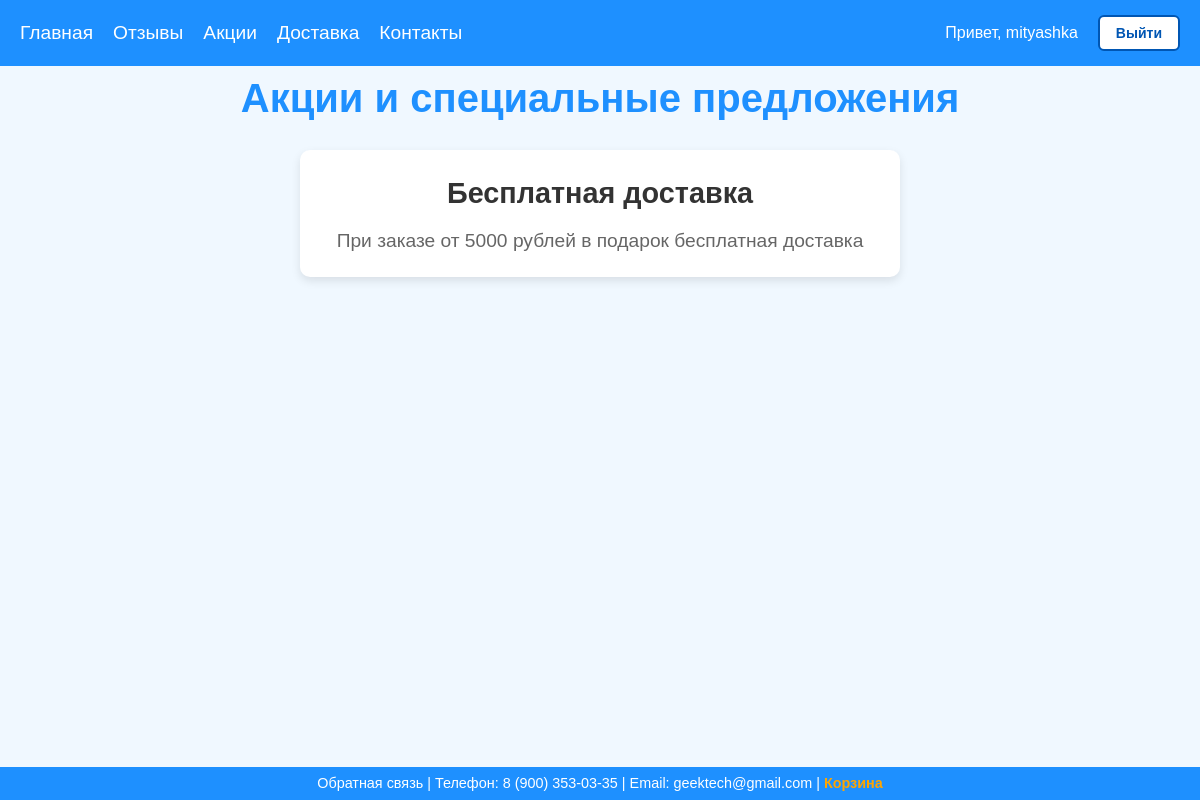
Page /geektech/promotions/ (signed in) on the committed database.
### shopapp/models.py (models this page shows)
class Promotion(models.Model):
    title = models.CharField(max_length=150)
    text = models.TextField(max_length=2000)

### shopapp/views.py (the view)
# urls.py: path('promotions/', PromotionsView.as_view(), name='promotions'),
class PromotionsView(View):
    def get(self, request: HttpRequest):
        promotions = Promotion.objects.all()
        return render(request, 'promotions.html', {'promotions':promotions})

### shopapp/templates/promotions.html (shortened to what this page needs)
{% extends 'base.html' %}
{% block additional_styles %}
    {% load static %}
    <link rel="stylesheet" href="{% static 'css/base.css' %}">
    <link rel="stylesheet" href="{% static 'css/promotions.css' %}">
{% endblock %}
{% block main %}
        <h1>Акции и специальные предложения</h1>
        {% for promotion in promotions %}
        <div class="promotion-item">
            <h2>{{ promotion.title }}</h2>
            <p>{{ promotion.text }}</p>
            {% endfor %}
        </div>
{% endblock %}

### shopapp/templates/base.html (shortened to what this page needs)
<!DOCTYPE html>
<html lang="ru">
<head>
    {% load static %}
    <link rel="stylesheet" href="{% static 'css/base.css' %}">
    {% block additional_styles %}
    {% endblock %}
</head>
<body>
    <header>
        <div class="menu">
            <a href="{% url 'shopapp:index' %}">Главная</a>
            <a href="{% url 'shopapp:reviews' %}">Отзывы</a>
            <a href="{% url 'shopapp:promotions' %}">Акции</a>
            <a href="{% url 'shopapp:delivery' %}">Доставка</a>
            <a href="{% url 'shopapp:contacts' %}">Контакты</a>
        </div>
        <div class="log-reg-menu">
            {% if user.is_authenticated %}
                <a href="{% url 'users:profile' %}"><span>Привет, {{ user.username }}</span></a>
                <div>
                    <form action="{% url 'logout' %}" method="post">
                        <button type="submit" class="btn-logout">Выйти</button>
                    </form>
                </div>
            {% else %}
                <a href="{% url 'users:profile' %}">Войти</a>
                <a href="{% url 'users:register' %}">Регистрация</a>
            {% endif %}
        </div>
    </header>
    <main>
        {% block main %}
        {% endblock %}
    </main>
<footer>
    <div class="footer-content">
        <span>Обратная связь | Телефон: 8 (900) 353-03-35 | Email: geektech@gmail.com | <a href="{% url 'shopapp:cart' %}">Корзина</a></span>
    </div>
</footer>
</body>
</html>

### shopapp/static/css/base.css (style rules this page uses)
* { margin: 0; padding: 0; box-sizing: border-box; }
body { font-family: Arial, sans-serif; background-color: #f0f8ff; color: #333; line-height: 1.6; display: flex; flex-direction: column; min-height: 100vh; }
main { flex-grow: 1; }
header { background-color: #1e90ff; color: white; padding: 15px 20px; display: flex; justify-content: space-between; align-items: center; font-family: Arial, sans-serif; }
header .menu { display: flex; gap: 20px; color: #333; font-size: 1.2em; }
header .menu a { color: #fff; text-decoration: none; }
header .log-reg-menu { display: flex; justify-content: flex-end; align-items: center; gap: 20px; }
header .log-reg-menu a { color: #fff; text-decoration: none; }
footer { background-color: #1e90ff; color: white; text-align: center; padding: 5px 20px; position: relative; width: 100%; bottom: 0; margin-top: auto; }
.footer-content { display: flex; justify-content: center; align-items: center; font-size: 0.9em; font-weight: 400; }
.footer-content span { display: inline; color: white; }
.footer-content a { color: #ffa500; text-decoration: none; font-weight: bold; }
.btn-logout { background-color: #ffffff; color: #0056b3; border: 2px solid #0056b3; border-radius: 6px; padding: 8px 16px; font-size: 14px; font-weight: bold; cursor: pointer; transition: all 0.3s ease; }

### shopapp/static/css/promotions.css (style rules this page uses)
h1 { text-align: center; font-size: 2.5em; margin-bottom: 20px; color: #1e90ff; }
.promotion-item { background-color: #fff; padding: 20px; margin: 20px auto; border-radius: 10px; box-shadow: 0 4px 10px rgba(0, 0, 0, 0.1); max-width: 600px; text-align: center; transition: transform 0.3s ease, box-shadow 0.3s ease; }
.promotion-item h2 { font-size: 1.8em; color: #333; margin-bottom: 10px; }
.promotion-item p { font-size: 1.2em; color: #666; margin: 0; }

### rows in the picture
Promotion: title "Бесплатная доставка", text "При заказе от 5000 рублей в подарок бесплатная доставка"

### other values in the picture
{{ user.username }} "mityashka"
